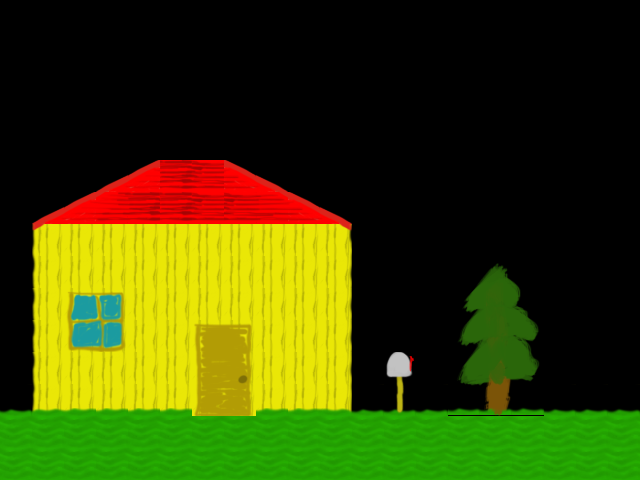

Tiled map render using the project's own tile images. Description and the map definition, with tile-layer contents summarised, below:
An orthogonal 20x15 tile map with 32x32 px tiles, 1 tile layer (Tile Layer 1).

<map version="1.0" orientation="orthogonal" renderorder="right-down" width="20" height="15" tilewidth="32" tileheight="32">
 <tileset firstgid="1" name="child" tilewidth="32" tileheight="32">
  <image source="../tile/child.png" width="480" height="480" />
 </tileset>
 <layer name="Tile Layer 1" width="20" height="15">
  <data>[300 cells, 139 non-empty, 47 distinct tile ids]</data>
 </layer>
</map>
